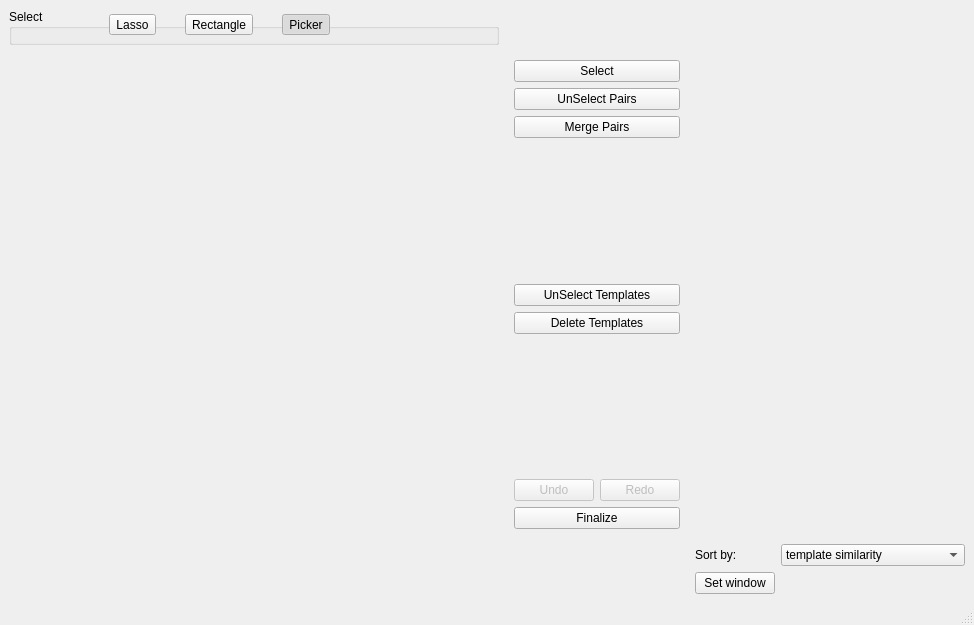
<?xml version="1.0" encoding="UTF-8"?>
<ui version="4.0">
 <class>MergeWindow</class>
 <widget class="QMainWindow" name="MergeWindow">
  <property name="geometry">
   <rect>
    <x>0</x>
    <y>0</y>
    <width>974</width>
    <height>625</height>
   </rect>
  </property>
  <property name="windowTitle">
   <string>MainWindow</string>
  </property>
  <property name="autoFillBackground">
   <bool>false</bool>
  </property>
  <widget class="QWidget" name="centralwidget">
   <layout class="QGridLayout" name="gridLayout_2" columnstretch="2,0,0,0">
    <item row="0" column="0">
     <widget class="QGroupBox" name="groupBox">
      <property name="minimumSize">
       <size>
        <width>0</width>
        <height>36</height>
       </size>
      </property>
      <property name="title">
       <string>Select</string>
      </property>
      <property name="flat">
       <bool>true</bool>
      </property>
      <widget class="QWidget" name="layoutWidget">
       <property name="geometry">
        <rect>
         <x>100</x>
         <y>-10</y>
         <width>221</width>
         <height>51</height>
        </rect>
       </property>
       <layout class="QHBoxLayout" name="horizontalLayout_3">
        <item>
         <widget class="QToolButton" name="btn_lasso">
          <property name="text">
           <string>Lasso</string>
          </property>
          <property name="icon">
           <iconset>
            <normaloff>../icons/gimp-tool-free-select.png</normaloff>../icons/gimp-tool-free-select.png</iconset>
          </property>
          <property name="checkable">
           <bool>true</bool>
          </property>
          <property name="autoExclusive">
           <bool>true</bool>
          </property>
         </widget>
        </item>
        <item>
         <spacer name="horizontalSpacer">
          <property name="orientation">
           <enum>Qt::Horizontal</enum>
          </property>
          <property name="sizeHint" stdset="0">
           <size>
            <width>40</width>
            <height>20</height>
           </size>
          </property>
         </spacer>
        </item>
        <item>
         <widget class="QToolButton" name="btn_rectangle">
          <property name="text">
           <string>Rectangle</string>
          </property>
          <property name="icon">
           <iconset>
            <normaloff>../icons/gimp-tool-rect-select.png</normaloff>../icons/gimp-tool-rect-select.png</iconset>
          </property>
          <property name="checkable">
           <bool>true</bool>
          </property>
          <property name="autoExclusive">
           <bool>true</bool>
          </property>
         </widget>
        </item>
        <item>
         <spacer name="horizontalSpacer_2">
          <property name="orientation">
           <enum>Qt::Horizontal</enum>
          </property>
          <property name="sizeHint" stdset="0">
           <size>
            <width>40</width>
            <height>20</height>
           </size>
          </property>
         </spacer>
        </item>
        <item>
         <widget class="QToolButton" name="btn_picker">
          <property name="text">
           <string>Picker</string>
          </property>
          <property name="icon">
           <iconset>
            <normaloff>../icons/gimp-tool-color-picker.png</normaloff>../icons/gimp-tool-color-picker.png</iconset>
          </property>
          <property name="checkable">
           <bool>true</bool>
          </property>
          <property name="checked">
           <bool>true</bool>
          </property>
          <property name="autoExclusive">
           <bool>true</bool>
          </property>
         </widget>
        </item>
       </layout>
      </widget>
     </widget>
    </item>
    <item row="2" column="3">
     <layout class="QGridLayout" name="gridLayout_3">
      <item row="0" column="0">
       <widget class="QLabel" name="label">
        <property name="text">
         <string>Sort by:</string>
        </property>
       </widget>
      </item>
      <item row="0" column="1">
       <widget class="QComboBox" name="cmb_sorting">
        <property name="sizePolicy">
         <sizepolicy hsizetype="Expanding" vsizetype="Fixed">
          <horstretch>0</horstretch>
          <verstretch>0</verstretch>
         </sizepolicy>
        </property>
        <item>
         <property name="text">
          <string>template similarity</string>
         </property>
        </item>
        <item>
         <property name="text">
          <string>cross-correlation</string>
         </property>
        </item>
        <item>
         <property name="text">
          <string>normalized cross-correlation</string>
         </property>
        </item>
       </widget>
      </item>
      <item row="1" column="0">
       <widget class="QPushButton" name="btn_set_lag">
        <property name="text">
         <string>Set window</string>
        </property>
       </widget>
      </item>
     </layout>
    </item>
    <item row="1" column="2">
     <widget class="QFrame" name="frame">
      <property name="sizePolicy">
       <sizepolicy hsizetype="Preferred" vsizetype="Preferred">
        <horstretch>0</horstretch>
        <verstretch>0</verstretch>
       </sizepolicy>
      </property>
      <property name="frameShape">
       <enum>QFrame::NoFrame</enum>
      </property>
      <property name="frameShadow">
       <enum>QFrame::Plain</enum>
      </property>
      <property name="lineWidth">
       <number>0</number>
      </property>
      <layout class="QVBoxLayout" name="verticalLayout">
       <item>
        <widget class="QPushButton" name="btn_select">
         <property name="text">
          <string>Select</string>
         </property>
         <property name="icon">
          <iconset theme="edit-add">
           <normaloff/>
          </iconset>
         </property>
        </widget>
       </item>
       <item>
        <widget class="QPushButton" name="btn_unselect">
         <property name="text">
          <string>UnSelect Pairs</string>
         </property>
         <property name="icon">
          <iconset theme="edit-delete">
           <normaloff/>
          </iconset>
         </property>
        </widget>
       </item>
       <item>
        <widget class="QPushButton" name="btn_merge">
         <property name="text">
          <string>Merge Pairs</string>
         </property>
         <property name="icon">
          <iconset theme="dialog-yes">
           <normaloff/>
          </iconset>
         </property>
        </widget>
       </item>
       <item>
        <spacer name="verticalSpacer_2">
         <property name="orientation">
          <enum>Qt::Vertical</enum>
         </property>
         <property name="sizeHint" stdset="0">
          <size>
           <width>20</width>
           <height>40</height>
          </size>
         </property>
        </spacer>
       </item>
       <item>
        <widget class="QPushButton" name="btn_unselect_template">
         <property name="text">
          <string>UnSelect Templates</string>
         </property>
         <property name="icon">
          <iconset theme="edit-delete">
           <normaloff/>
          </iconset>
         </property>
        </widget>
       </item>
       <item>
        <widget class="QPushButton" name="btn_delete">
         <property name="enabled">
          <bool>true</bool>
         </property>
         <property name="text">
          <string>Delete Templates</string>
         </property>
         <property name="icon">
          <iconset theme="user-trash">
           <normaloff/>
          </iconset>
         </property>
        </widget>
       </item>
       <item>
        <spacer name="verticalSpacer">
         <property name="orientation">
          <enum>Qt::Vertical</enum>
         </property>
         <property name="sizeHint" stdset="0">
          <size>
           <width>20</width>
           <height>30</height>
          </size>
         </property>
        </spacer>
       </item>
       <item>
        <layout class="QHBoxLayout" name="horizontalLayout">
         <item>
          <widget class="QPushButton" name="btn_undo">
           <property name="enabled">
            <bool>false</bool>
           </property>
           <property name="text">
            <string>Undo</string>
           </property>
           <property name="icon">
            <iconset theme="edit-undo">
             <normaloff/>
            </iconset>
           </property>
          </widget>
         </item>
         <item>
          <widget class="QPushButton" name="btn_redo">
           <property name="enabled">
            <bool>false</bool>
           </property>
           <property name="text">
            <string>Redo</string>
           </property>
           <property name="icon">
            <iconset theme="edit-redo">
             <normaloff/>
            </iconset>
           </property>
          </widget>
         </item>
        </layout>
       </item>
       <item>
        <widget class="QPushButton" name="btn_finalize">
         <property name="text">
          <string>Finalize</string>
         </property>
         <property name="icon">
          <iconset theme="dialog-yes">
           <normaloff/>
          </iconset>
         </property>
        </widget>
       </item>
      </layout>
     </widget>
    </item>
    <item row="1" column="0">
     <layout class="QGridLayout" name="gridLayout">
      <property name="leftMargin">
       <number>5</number>
      </property>
      <property name="topMargin">
       <number>5</number>
      </property>
      <property name="rightMargin">
       <number>5</number>
      </property>
      <property name="bottomMargin">
       <number>5</number>
      </property>
      <property name="spacing">
       <number>10</number>
      </property>
      <item row="0" column="0">
       <widget class="MplCanvas" name="score_1" native="true">
        <property name="minimumSize">
         <size>
          <width>200</width>
          <height>200</height>
         </size>
        </property>
       </widget>
      </item>
      <item row="0" column="1">
       <widget class="MplCanvas" name="score_2" native="true">
        <property name="minimumSize">
         <size>
          <width>200</width>
          <height>200</height>
         </size>
        </property>
       </widget>
      </item>
      <item row="1" column="0">
       <widget class="MplCanvas" name="score_3" native="true">
        <property name="minimumSize">
         <size>
          <width>200</width>
          <height>200</height>
         </size>
        </property>
       </widget>
      </item>
      <item row="1" column="1">
       <widget class="MplCanvas" name="waveforms" native="true"/>
      </item>
     </layout>
    </item>
    <item row="1" column="3">
     <widget class="QWidget" name="verticalWidget" native="true">
      <layout class="QVBoxLayout" name="verticalLayout_2" stretch="0,0">
       <property name="spacing">
        <number>10</number>
       </property>
       <property name="leftMargin">
        <number>5</number>
       </property>
       <property name="topMargin">
        <number>5</number>
       </property>
       <property name="rightMargin">
        <number>5</number>
       </property>
       <property name="bottomMargin">
        <number>5</number>
       </property>
       <item>
        <widget class="MplCanvas" name="detail" native="true">
         <property name="sizePolicy">
          <sizepolicy hsizetype="Preferred" vsizetype="Preferred">
           <horstretch>0</horstretch>
           <verstretch>0</verstretch>
          </sizepolicy>
         </property>
        </widget>
       </item>
       <item>
        <widget class="MplCanvas" name="data_overview" native="true">
         <property name="sizePolicy">
          <sizepolicy hsizetype="Preferred" vsizetype="Preferred">
           <horstretch>0</horstretch>
           <verstretch>0</verstretch>
          </sizepolicy>
         </property>
        </widget>
       </item>
      </layout>
     </widget>
    </item>
   </layout>
  </widget>
  <widget class="QStatusBar" name="statusbar"/>
 </widget>
 <customwidgets>
  <customwidget>
   <class>MplCanvas</class>
   <extends>QWidget</extends>
   <header>circus.shared.mplcanvas</header>
   <container>1</container>
  </customwidget>
 </customwidgets>
 <resources/>
 <connections/>
</ui>
